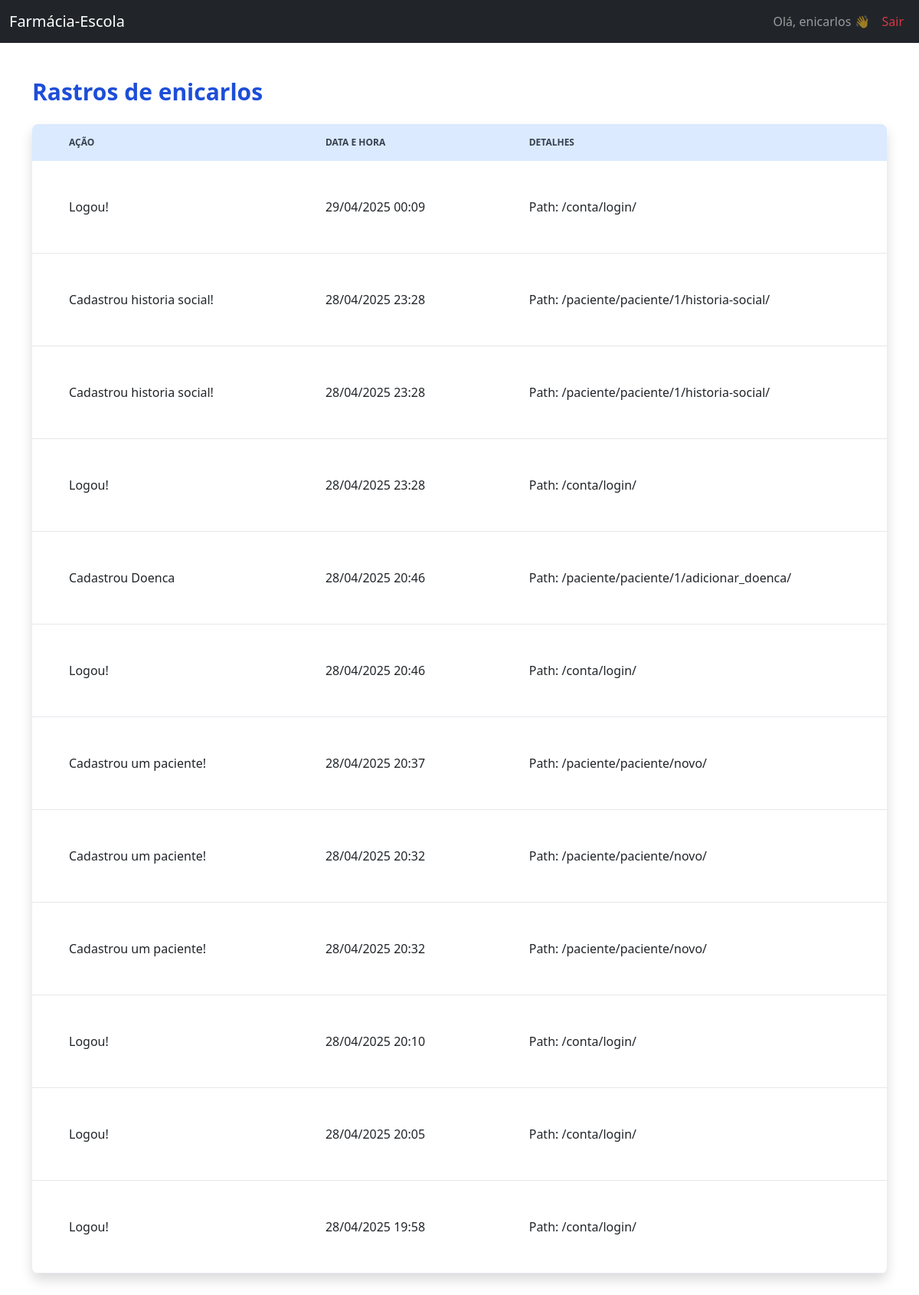
The page /conta/usuarios/1/logs/ (signed in) on the database its author committed.
### login/models.py (models this page shows, shortened)
class CustomUser(AbstractUser):
    TIPO_USUARIO_CHOICES = [
        ('farmaceutico', 'Farmacêutico'),
        ('aluno', 'Aluno'),
        ('convidado', 'Convidado'),
    ]
    tipo_usuario = models.CharField(
        max_length=20,
        choices=TIPO_USUARIO_CHOICES,
        default='farmaceutico',
    )

class LogAtividade(models.Model):
    usuario = models.ForeignKey(User, on_delete=models.CASCADE)
    acao = models.CharField(max_length=255)
    data_hora = models.DateTimeField(auto_now_add=True)
    detalhes = models.TextField(blank=True, null=True)
    class Meta:
        ordering = ['-data_hora']

### login/views.py (the view)
# urls.py: path('usuarios/<int:usuario_id>/logs/', ver_logs_usuario, name='ver_logs_usuario'),
@login_required
def ver_logs_usuario(request, usuario_id):
    if request.user.tipo_usuario != 'farmaceutico':
        return HttpResponseForbidden('Acesso negado.')
    usuario = get_object_or_404(CustomUser, id=usuario_id)
    logs = LogAtividade.objects.filter(usuario=usuario)
    return render(request, 'usuarios/ver_logs_usuario.html', {'usuario': usuario, 'logs': logs})

### login/templates/usuarios/ver_logs_usuario.html
{% extends 'menu.html' %}
{% block content %}
<div class="container mx-auto p-8">
    <h1 class="text-3xl font-bold text-blue-700 mb-6">Rastros de {{ usuario.get_full_name|default:usuario.username }}</h1>
    <div class="bg-white rounded-lg shadow overflow-hidden">
        <table class="min-w-full leading-normal">
            <thead>
                <tr>
                    <th class="px-5 py-3 bg-blue-100 text-left text-xs font-semibold text-gray-700 uppercase">Ação</th>
                    <th class="px-5 py-3 bg-blue-100 text-left text-xs font-semibold text-gray-700 uppercase">Data e Hora</th>
                    <th class="px-5 py-3 bg-blue-100 text-left text-xs font-semibold text-gray-700 uppercase">Detalhes</th>
                </tr>
            </thead>
            <tbody>
                {% for log in logs %}
                <tr class="border-b">
                    <td class="px-5 py-5">{{ log.acao }}</td>
                    <td class="px-5 py-5">{{ log.data_hora|date:"d/m/Y H:i" }}</td>
                    <td class="px-5 py-5">{{ log.detalhes|default:"-" }}</td>
                </tr>
                {% empty %}
                <tr>
                    <td colspan="3" class="text-center py-5 text-gray-500">Nenhuma atividade encontrada.</td>
                </tr>
                {% endfor %}
            </tbody>
        </table>
    </div>
</div>
{% endblock %}

### tela_inicial/templates/menu.html (shortened to what this page needs)
<!doctype html>
<html lang="pt-br">
<head>
    <link href="https://cdn.jsdelivr.net/npm/tailwindcss@2.2.19/dist/tailwind.min.css" rel="stylesheet">
    <link href="https://cdn.jsdelivr.net/npm/bootstrap@5.3.3/dist/css/bootstrap.min.css" rel="stylesheet"
>
</head>
<body>
    <nav class="navbar navbar-expand-lg navbar-dark bg-dark fixed-top">
        <div class="container-fluid">
            <a class="navbar-brand" href="/tela_inicial/">Farmácia-Escola</a>
            <div class="collapse navbar-collapse justify-content-end">
                <ul class="navbar-nav mb-2 mb-lg-0">
                    {% if user.is_authenticated %}
                        <li class="nav-item">
                            <span class="nav-link">Olá, {{ user.first_name|default:user.username }} 👋</span>
                        </li>
                        <li class="nav-item">
                            <a class="nav-link text-danger" href="{% url 'logout' %}">Sair</a>
                        </li>
                    {% else %}
                        <li class="nav-item">
                            <a class="nav-link text-success" href="">Entrar</a>
                        </li>
                    {% endif %}
                </ul>
            </div>
        </div>
    </nav>
    <div class="container-fluid" style="margin-top: 70px;">
        {% block content %}
        {% endblock %}
    </div>
</body>
</html>

### rows shown on the page
CustomUser: first_name "enicarlos", get_full_name "enicarlos"
LogAtividade: acao "Logou!", data_hora "29/04/2025 00:09", detalhes "Path: /conta/login/"
LogAtividade: acao "Cadastrou historia social!", data_hora "28/04/2025 23:28", detalhes "Path: /paciente/paciente/1/historia-social/"
LogAtividade: acao "Cadastrou historia social!", data_hora "28/04/2025 23:28", detalhes "Path: /paciente/paciente/1/historia-social/"
LogAtividade: acao "Logou!", data_hora "28/04/2025 23:28", detalhes "Path: /conta/login/"
LogAtividade: acao "Cadastrou Doenca", data_hora "28/04/2025 20:46", detalhes "Path: /paciente/paciente/1/adicionar_doenca/"
LogAtividade: acao "Logou!", data_hora "28/04/2025 20:46", detalhes "Path: /conta/login/"
LogAtividade: acao "Cadastrou um paciente!", data_hora "28/04/2025 20:37", detalhes "Path: /paciente/paciente/novo/"
LogAtividade: acao "Cadastrou um paciente!", data_hora "28/04/2025 20:32", detalhes "Path: /paciente/paciente/novo/"
LogAtividade: acao "Cadastrou um paciente!", data_hora "28/04/2025 20:32", detalhes "Path: /paciente/paciente/novo/"
LogAtividade: acao "Logou!", data_hora "28/04/2025 20:10", detalhes "Path: /conta/login/"
LogAtividade: acao "Logou!", data_hora "28/04/2025 20:05", detalhes "Path: /conta/login/"
LogAtividade: acao "Logou!", data_hora "28/04/2025 19:58", detalhes "Path: /conta/login/"
